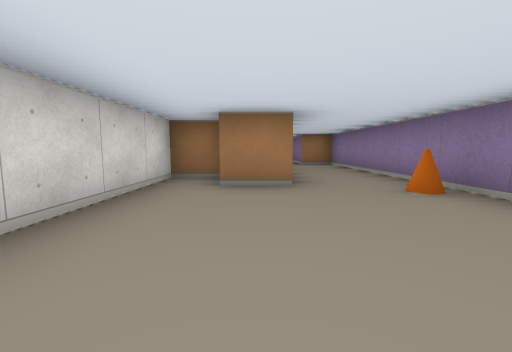
View 1 (above)

14 first-person views from a walk through a cub3D ray-caster map. The camera is about half as high as the walls, tilts 6° down and sees 90° across. The floor is counted in squares. Each view is taken from the middle of a square. On the plan, view 1 faces up. The plan holds only what a view shows up to about 9 squares ahead; the rest is blank.

View 2
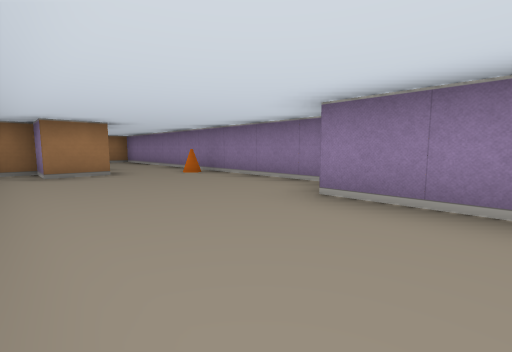

View 3
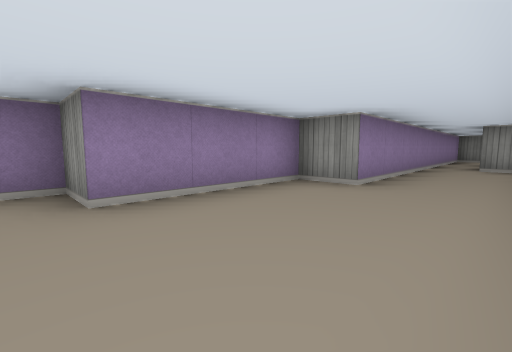

View 4
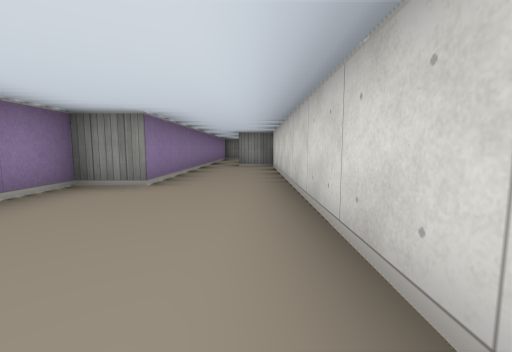

View 5
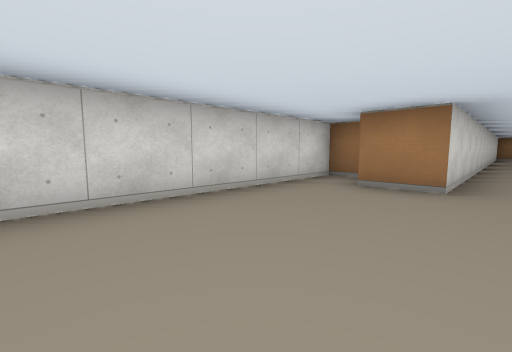

View 6
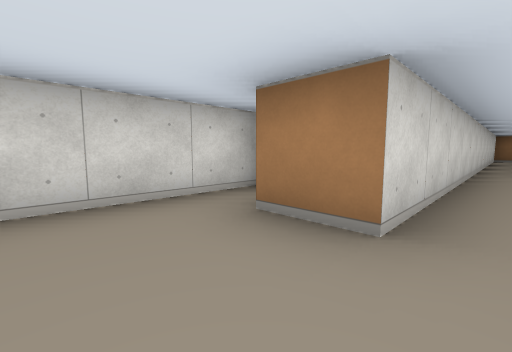

View 7
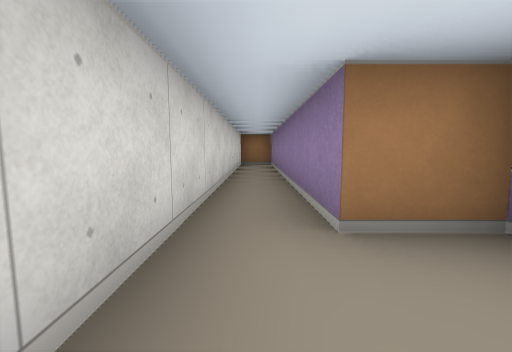

View 8
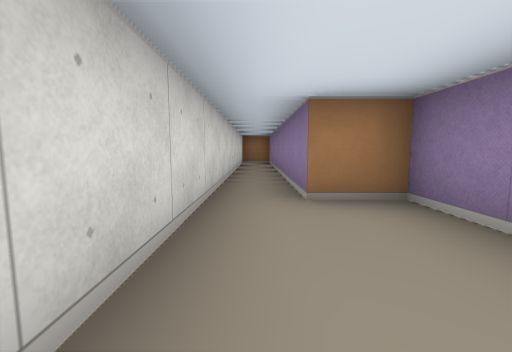

View 9
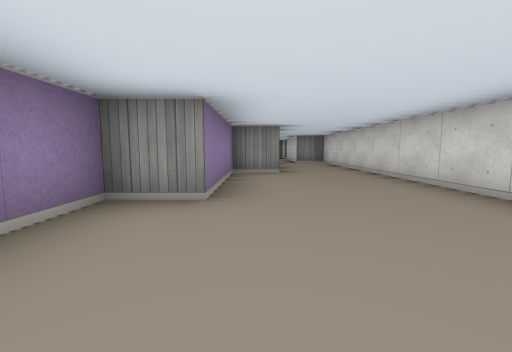

View 10
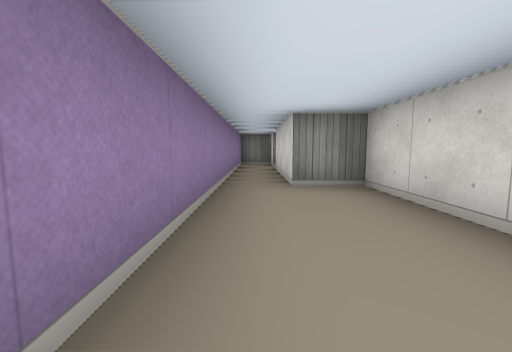

View 11
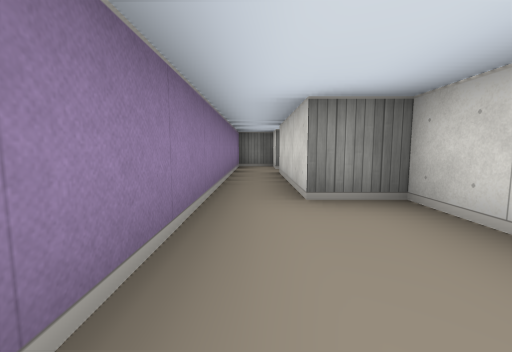

View 12
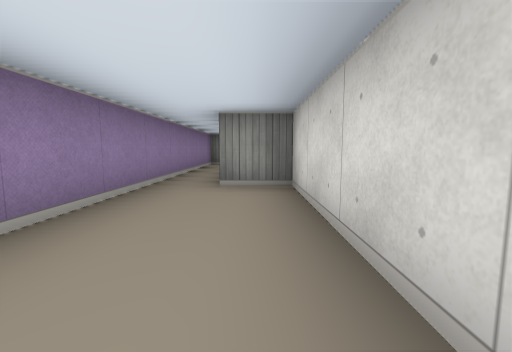

View 13
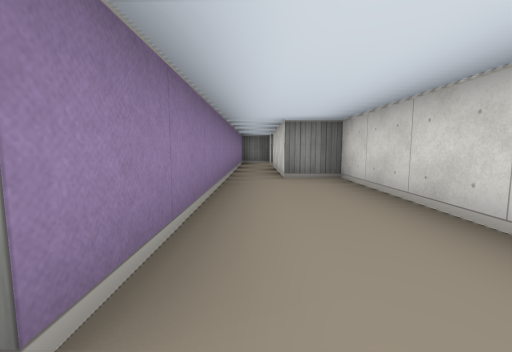

View 14
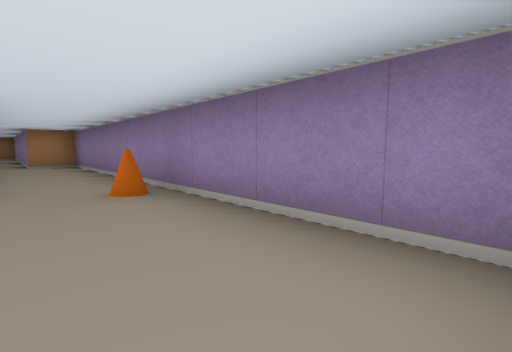

### Floor plan
Points are (right, up) in squares from view 1. A wall is a line through its corners. A room is listed if a view was taken in it or the views show most of it. See-through windows are left out.
Room 1 (views 1, 2, 3, 4, 5, 6, 7, 8, 9, 10, 11, 12, 13, 14)
walls: (0.5, -7.5) (0.5, -3.5) (1.5, -3.5) (1.5, -0.5) (2.5, -0.5) (2.5, 8.5) (1.5, 8.5) (1.5, 15.5) (0.5, 15.5) (0.5, 3.5) (-0.5, 3.5) (-0.5, 4.5) (-1.5, 4.5) (-1.5, -7.5) (-0.5, -7.5)
ways out: opening at (0, -8) to room 2
objects: cone (2, 3)
Room 2 (no view inside)
walls: (-0.5, -11.5) (-0.5, -12.5) (0.5, -12.5) (0.5, -7.5); (-0.5, -7.5) (-0.5, -10.5)
ways out: opening at (0, -8) to room 1

Positions as (right, up) in squares from view 1, and headings:
1: (0, 0), facing up
2: (-1, -2), facing up-right
3: (-1, 0), facing down-right
4: (-1, 0), facing down
5: (1, 0), facing up-left
6: (1, 2), facing up-left
7: (1, 7), facing up
8: (1, 6), facing up
9: (1, 2), facing down
10: (0, -4), facing down
11: (0, -5), facing down
12: (-1, -4), facing down
13: (0, -3), facing down
14: (1, 0), facing up-right
